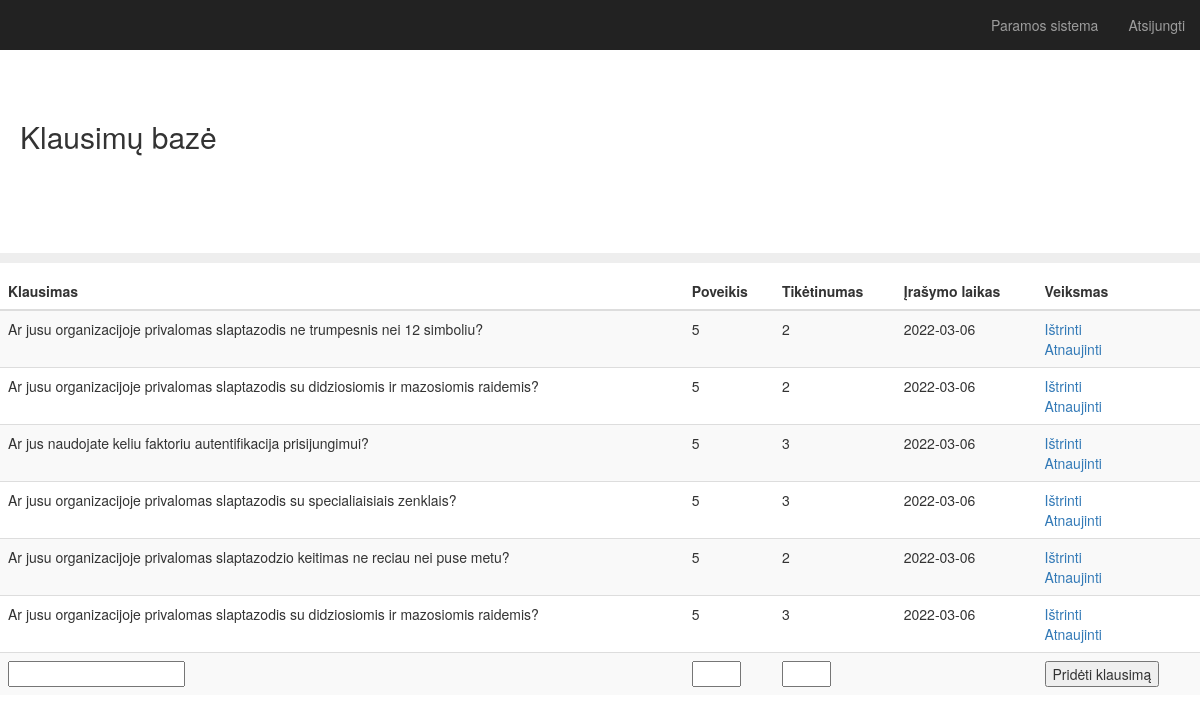
Screenshot of / (signed in) with the database file from the repository.
### app.py (models this page shows)
class Question(db.Model):
    id = db.Column(db.Integer, primary_key=True)
    question = db.Column(db.String(200), nullable=False)
    impact = db.Column(db.Integer, nullable=False)
    likelihood = db.Column(db.Integer, nullable=False)
    date_created = db.Column(db.DateTime, default=datetime.utcnow)

### app.py (the view)
@app.route('/', methods=['POST', 'GET'])
@login_required
def index():
    if request.method == 'POST':
        new_question = request.form['question']
        new_impact = request.form['impact']
        new_likelihood = request.form['likelihood']
        update = Question(question=new_question, impact=new_impact, likelihood=new_likelihood )
        try:
            db.session.add(update)
            db.session.commit()
            return redirect('/')
        except:
            return 'There was an issue adding your row'
    else:
        rows = Question.query.order_by(Question.date_created).all()
        return render_template('index.html', rows=rows)

### app.py (called while the page is built)
@login_manager.user_loader
def load_user(user_id):
    return User.query.get(int(user_id))

### templates/index.html (shortened to what this page needs)
{% extends "bootstrap/base.html" %}
{% block styles %}
{{super()}}
<link rel="stylesheet" href="{{url_for('.static', filename='main.css')}}">
{% endblock %}
{% block content %}
    <nav class="navbar navbar-inverse navbar-fixed-top">
      <div class="container-fluid">
        <div id="navbar" class="navbar-collapse collapse">
          <ul class="nav navbar-nav navbar-right">
            <li><a href="{{ url_for('survey') }}">Paramos sistema</a></li>
            <li><a href="{{ url_for('logout') }}">Atsijungti</a></li>
          </ul>
        </div>
      </div>
    </nav>
  <h2 class="sub-header">Klausimų bazė</h2>
          <div class="table-responsive">
            <table class="table table-striped">
              <thead>
                <tr>
                  <th>Klausimas</th>
                  <th>Poveikis</th>
                  <th>Tikėtinumas</th>
                  <th>Įrašymo laikas</th>
                  <th>Veiksmas</th>
                </tr>
              </thead>
              <tbody>
                {% for row in rows %}
                <tr>
                    <td>{{ row.question }}</td>
                    <td>{{ row.impact }}</td>
                    <td>{{ row.likelihood }}</td>
                    <td>{{ row.date_created.date() }}</td>
                    <td>
                        <a href="/delete/{{row.id}}">Ištrinti</a>
                        <br>
                        <a href="/update/{{row.id}}">Atnaujinti</a>
                    </td>
                </tr>
            {% endfor %}
            <tr>
              <div class="form">
                  <form action="/" method="POST">
                      <td><input type="text" name="question" id="question"></td>
                      <td><input type="number" name="impact" id="impact" min="1" max="5" required></td>
                      <td><input type="number" name="likelihood" id="likelihood" min="1" max="5" required></td>
                      <td></td>
                      <td><input type="submit" value="Pridėti klausimą"></td>
                  </form>
              </div>
            </tr>
              </tbody>
{% endblock %}

### static/main.css (style rules this page uses)
body { padding-top: 50px; }
.sub-header { padding-top: 50px; padding-bottom: 100px; border-bottom: 10px solid #eee; padding-right: 20px; padding-left: 20px; }
.navbar-fixed-top { border: 0; }

### rows the page displays
Question: question "Ar jusu organizacijoje privalomas slaptazodis ne trumpesnis nei 12 simboliu?", impact "5", likelihood "2", date_created "2022-03-06"
Question: question "Ar jusu organizacijoje privalomas slaptazodis su didziosiomis ir mazosiomis raidemis?", impact "5", likelihood "2", date_created "2022-03-06"
Question: question "Ar jus naudojate keliu faktoriu autentifikacija prisijungimui?", impact "5", likelihood "3", date_created "2022-03-06"
Question: question "Ar jusu organizacijoje privalomas slaptazodis su specialiaisiais zenklais?", impact "5", likelihood "3", date_created "2022-03-06"
Question: question "Ar jusu organizacijoje privalomas slaptazodzio keitimas ne reciau nei puse metu?", impact "5", likelihood "2", date_created "2022-03-06"
Question: question "Ar jusu organizacijoje privalomas slaptazodis su didziosiomis ir mazosiomis raidemis?", impact "5", likelihood "3", date_created "2022-03-06"
